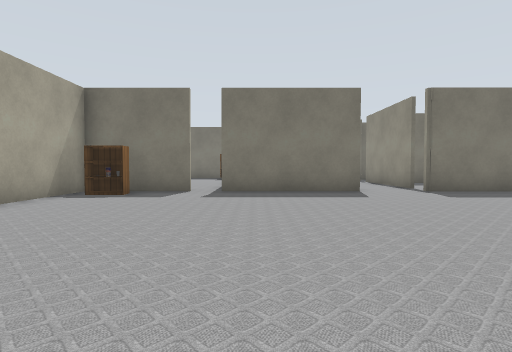
View 1 (above)

21 first-person views from a walk through a world built for the Gazebo simulator. The camera is 0.72 m above the floor, tilts 2° down and sees 80° across. The lines on the ground mark 1 m squares. The floor is counted in squares, 1 m on a side. Each view is taken from the middle of a square. On the plan, view 1 faces up. The plan holds only what a view shows up to about 10 squares ahead; the rest is blank. The place goes on beyond the plan. Simple patterns stand in for the simulator's built-in surfaces. Simple shapes stand in for some stock models.

View 2
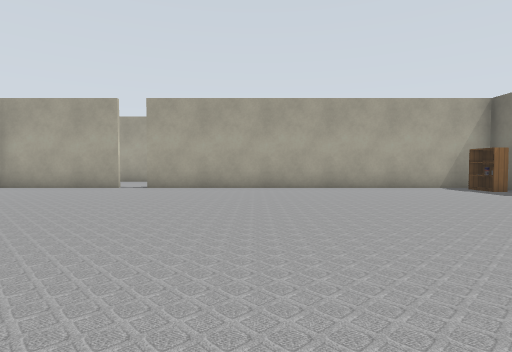

View 3
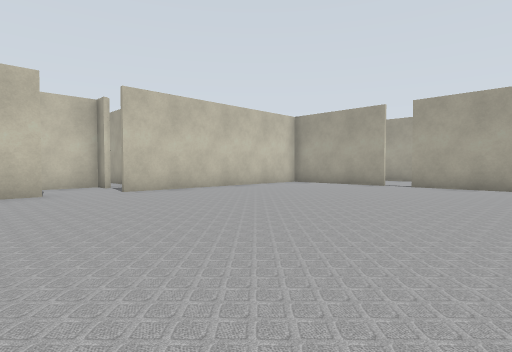

View 4
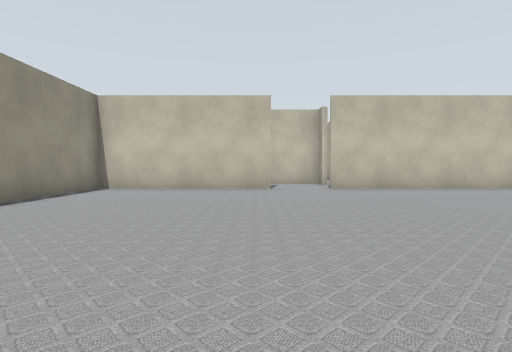

View 5
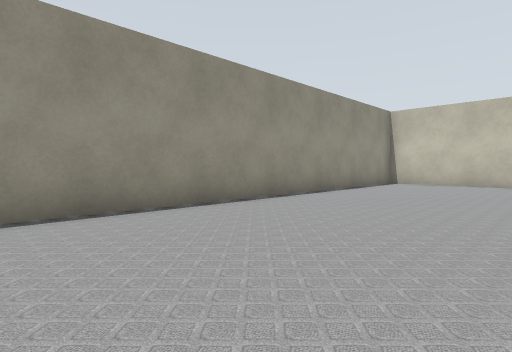

View 6
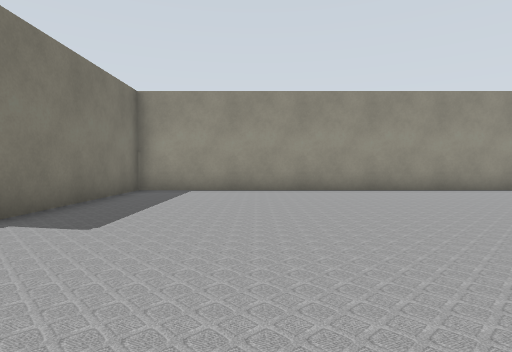

View 7
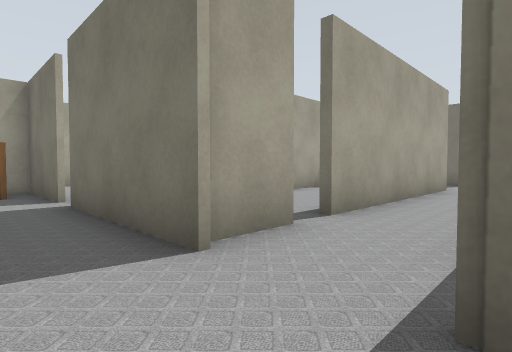

View 8
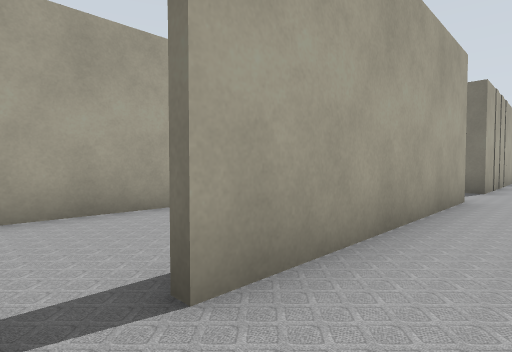

View 9
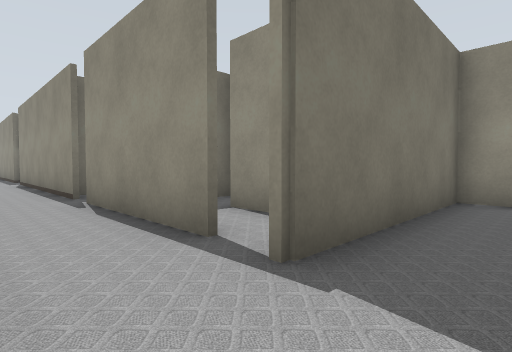

View 10
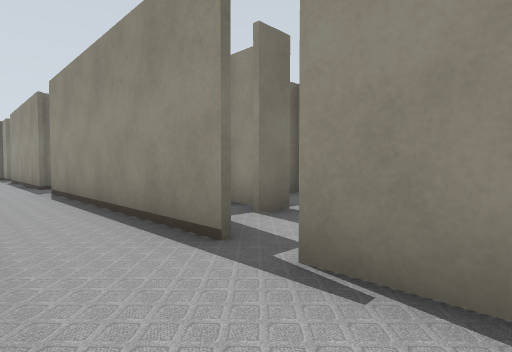

View 11
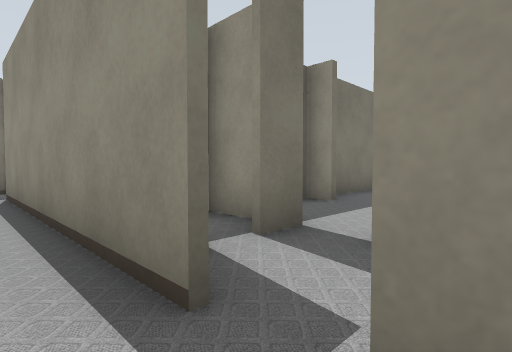

View 12
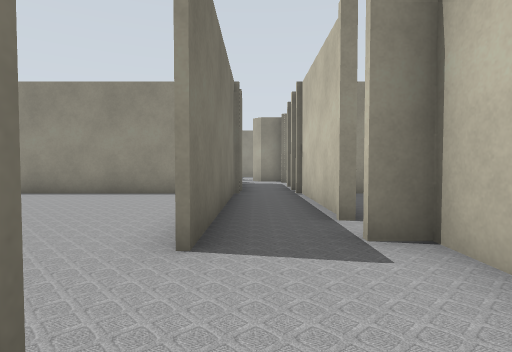

View 13
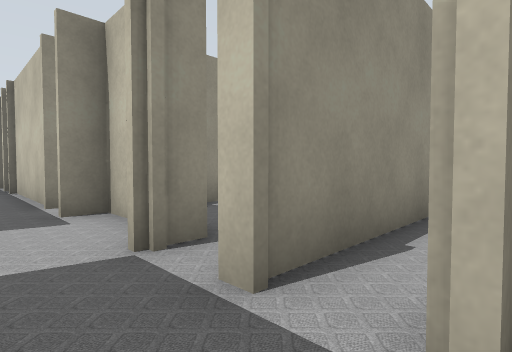

View 14
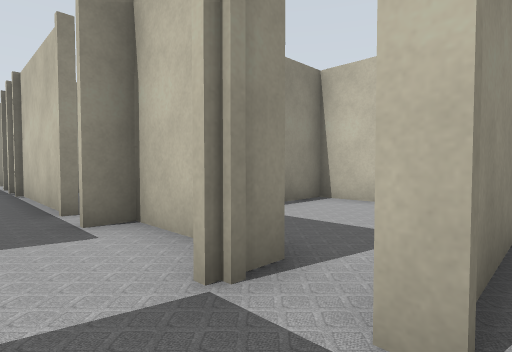

View 15
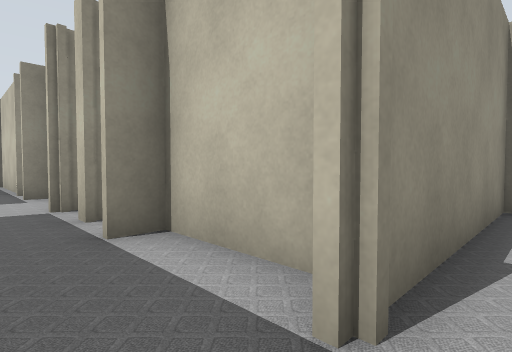

View 16
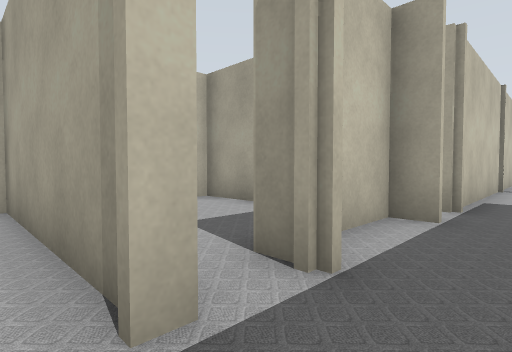

View 17
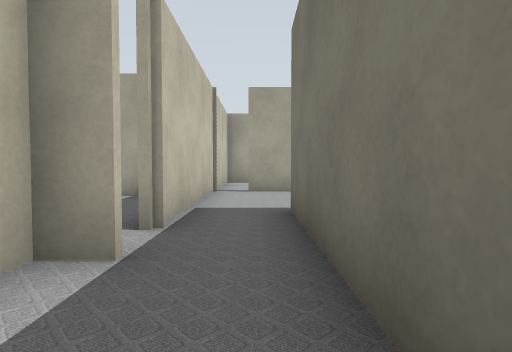

View 18
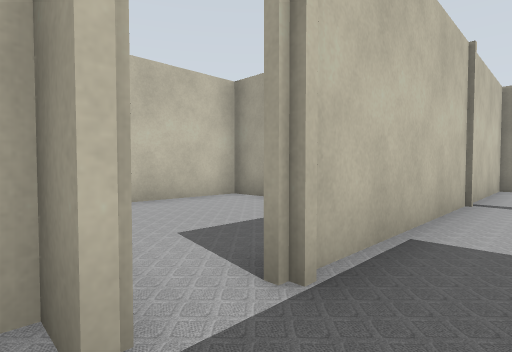

View 19
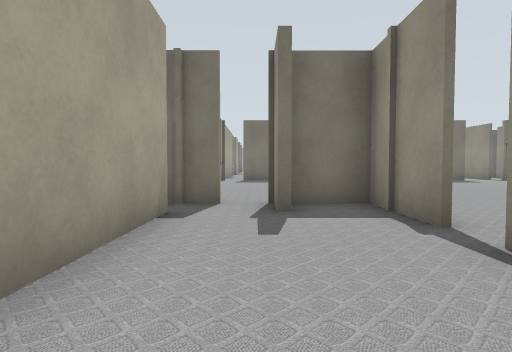

View 20
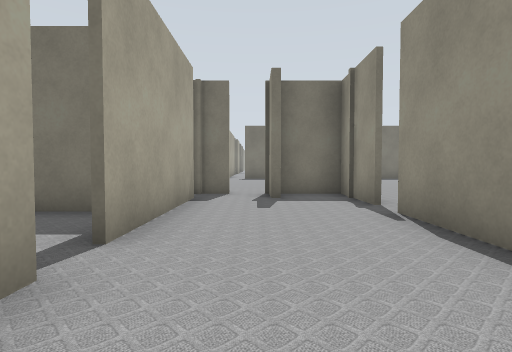

View 21
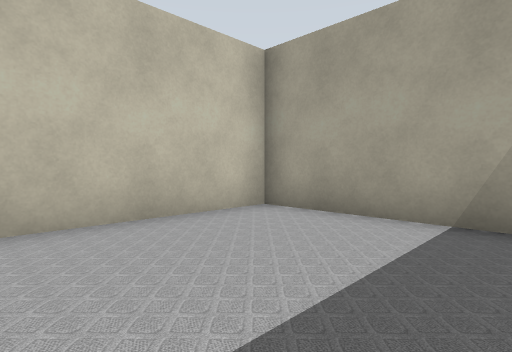

### Floor plan
Key: @ floor where view 1 was taken; # wall or solid block; x gap in a wall; . floor; B bookshelf; T thing the floor can be seen under or through.
Columns run from 13 left of view 1 to 12 right of it. Each row starts with its distance up from view 1.
 24                  .#
 23                ##.#
 22                #...
 21                ##.#
 20                ##.#
 19                 ..#
 18                 ..#
 17                #..########
 16                #..#.#. #
 15             #  #..#.x.
 14             #. #....x
 13             #..#..####
 12             #..#..#
 11             #..x..##
 10            .#.. #.##
  9         ....#####..#
  8         #BBx####..######
  7         #..............#
  6         #..............#
  5         #..............#
  4      .. #..............#
  3      .. #..............#
  2      .. #..............#
  1      .. #..............#
  0     ##T##....@.........#
 -1      #T.#..............#
 -2      #..#..............#
 -3      #.................#
 -4      #..#..............#
 -5      #..#..............#
 -6      #..#..............#
 -7      #..########..#######
 -8      #..................#
 -9 ##########...##...#######
-10       #....####.###
-11       #....#  #...#
-12       #....#  #...#
-13       #....#  #...#
-14       ######  #  ##

Positions as (right, up) in squares from view 1, and headings:
1: (0, 0), facing up
2: (5, 1), facing left
3: (6, 1), facing down-left
4: (5, 2), facing down
5: (5, 5), facing down-right
6: (1, 5), facing right
7: (5, 7), facing up-left
8: (4, 10), facing up-left
9: (3, 7), facing up-right
10: (3, 12), facing up-right
11: (4, 13), facing up-right
12: (2, -8), facing right
13: (0, -8), facing down-right
14: (1, -8), facing down-right
15: (-3, -8), facing down-right
16: (2, -8), facing down-left
17: (0, -8), facing left
18: (-2, -8), facing down-left
19: (-7, -6), facing up
20: (-7, -8), facing up
21: (-3, -10), facing down-left
